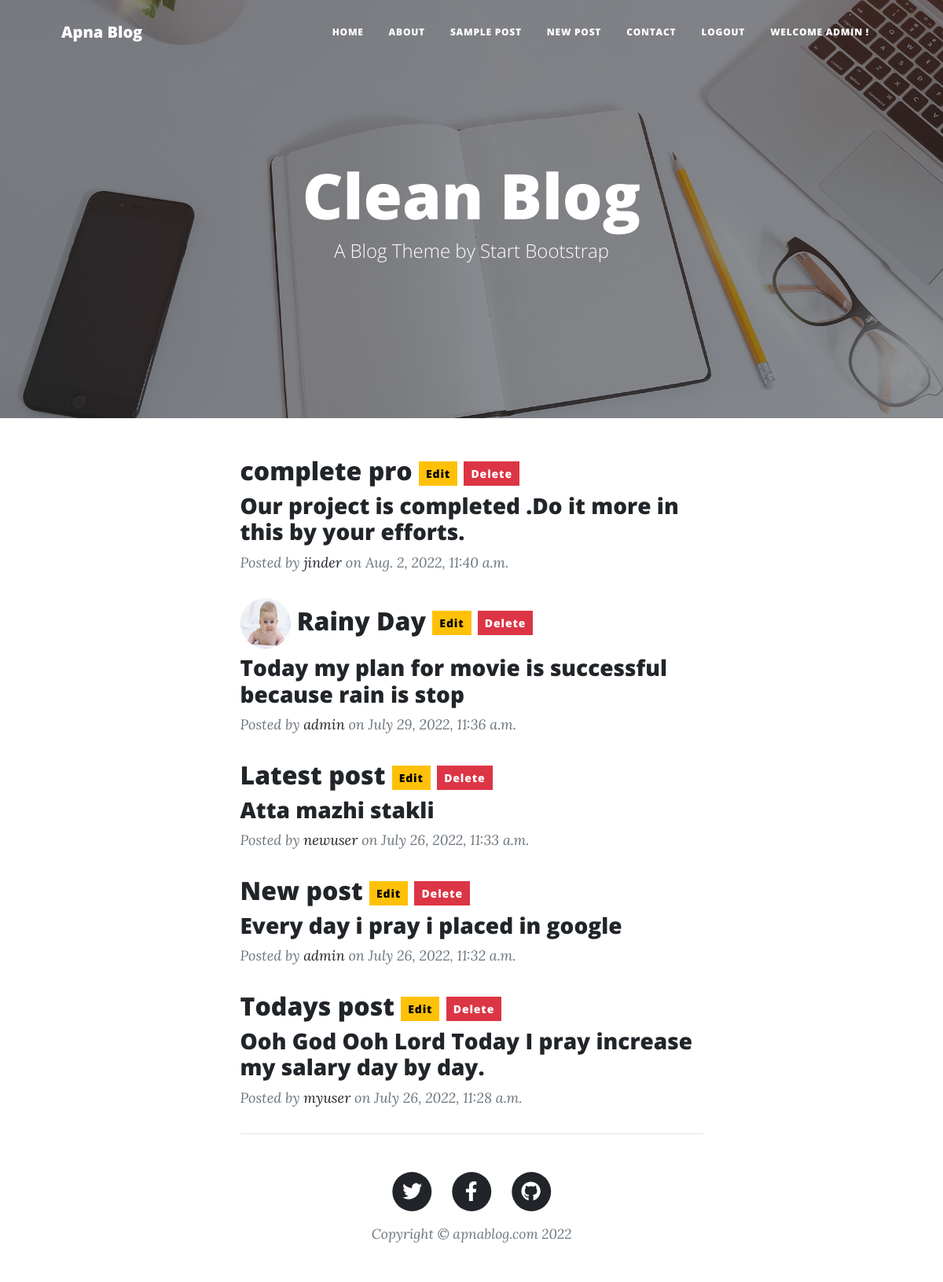
The app's page / (signed in) with its own data.
### myapp/models.py (models this page shows, shortened)
class Post(models.Model):
	author = models.ForeignKey(settings.AUTH_USER_MODEL, on_delete = models.CASCADE)
	title = models.CharField(max_length = 200)
	text = models.TextField()
	created_date = models.DateTimeField(auto_now_add = True)
	published_date = models.DateTimeField(blank = True, null = True)
	image = models.ImageField(upload_to = "images", null = True)

### myapp/views.py (the view)
# urls.py: path('', index, name = "index"),
def index(request):
	posts = Post.objects.all().order_by('-published_date')
	return render(request, 'index.html', {'posts':posts})

### myapp/templates/index.html (shortened to what this page needs)
{% load static %}
{% include 'header.html' %}
        <header class="masthead" style="background-image: url('{% static 'assets/img/home-bg.jpg' %}')">
            <div class="container position-relative px-4 px-lg-5">
                <div class="row gx-4 gx-lg-5 justify-content-center">
                    <div class="col-md-10 col-lg-8 col-xl-7">
                        <div class="site-heading">
                            <h1>Clean Blog</h1>
                            <span class="subheading">A Blog Theme by Start Bootstrap</span>
                        </div>
                    </div>
                </div>
            </div>
        </header>
        <div class="container px-4 px-lg-5">
            <div class="row gx-4 gx-lg-5 justify-content-center">
                <div class="col-md-10 col-lg-8 col-xl-7">
                     {% for post in posts %}
                    <div class="post-preview">
                        <a href="#">
                            <h2 class="post-title">
                                {% if post.image %}<img src="{{ post.image.url }}" class ="rounded-circle" height="64" width="64">{% endif %}
                                {{post.title}}
                                <a href="{% url 'post_edit' post.id %}" class="btn btn-warning btn-sm">Edit</a>
                                <a href="{% url 'post_delete' post.id %}" class="btn btn-danger btn-sm">Delete</a>
                            </h2>
                            <h3 class="post-subtitle">{{post.text}}</h3>
                        </a>
                        <p class="post-meta">
                            Posted by
                            <a href="#!">{{post.author}}</a>
                            on {{post.published_date}}
                        </p>
                    </div>
                    {% endfor %}
{% include 'footer.html' %}
    </body>
</html>

### myapp/templates/header.html (shortened to what this page needs)
{% load static %}
<!DOCTYPE html>
<html lang="en">
    <head>
        <link href="{% static 'css/styles.css' %}" rel="stylesheet" />
    </head>
    <body>
        <nav class="navbar navbar-expand-lg navbar-dark" id="mainNav" >
            <div class="container px-4 px-lg-5">
                <a class="navbar-brand" href="index.html">Apna Blog</a>
                <div class="collapse navbar-collapse" id="navbarResponsive">
                    <ul class="navbar-nav ms-auto py-4 py-lg-0">
                        <li class="nav-item"><a class="nav-link px-lg-3 py-3 py-lg-4" href="/">Home</a></li>
                        <li class="nav-item"><a class="nav-link px-lg-3 py-3 py-lg-4" href="{% url 'about' %}">About</a></li>
                        <li class="nav-item"><a class="nav-link px-lg-3 py-3 py-lg-4" href="{% url 'post' %}">Sample Post</a></li>
                        <li class="nav-item"><a class="nav-link px-lg-3 py-3 py-lg-4" href="{% url 'newpost' %}">New Post</a></li>
                        <li class="nav-item"><a class="nav-link px-lg-3 py-3 py-lg-4" href="{% url 'contact' %}">Contact</a></li>
                        {% if request.user.is_authenticated %}
                        <li class="nav-item"><a class="nav-link px-lg-3 py-3 py-lg-4" href="{% url 'logout' %}">Logout</a></li>
                        <li class="nav-item"><a class="nav-link px-lg-3 py-3 py-lg-4" href="#">Welcome {{request.user}} !</a></li>
                        {% else %}
                        <li class="nav-item"><a class="nav-link px-lg-3 py-3 py-lg-4" href="{% url 'login' %}">Login</a></li>
                        {% endif %}
                    </ul>
                </div>
            </div>
        </nav>

### records on screen
Post: title "complete pro", text "Our project is completed .Do it more in this by your efforts.", author "jinder", published_date "Aug. 2, 2022, 11:40 a.m."
Post: image (picture), title "Rainy Day", text "Today my plan for movie is successful because rain is stop", author "admin", published_date "July 29, 2022, 11:36 a.m."
Post: title "Latest post", text "Atta mazhi stakli", author "newuser", published_date "July 26, 2022, 11:33 a.m."
Post: title "New post", text "Every day i pray i placed in google", author "admin", published_date "July 26, 2022, 11:32 a.m."
Post: title "Todays post", text "Ooh God Ooh Lord Today I pray increase my salary day by day.", author "myuser", published_date "July 26, 2022, 11:28 a.m."

### other values on screen
{{ request.user }} "ADMIN"
